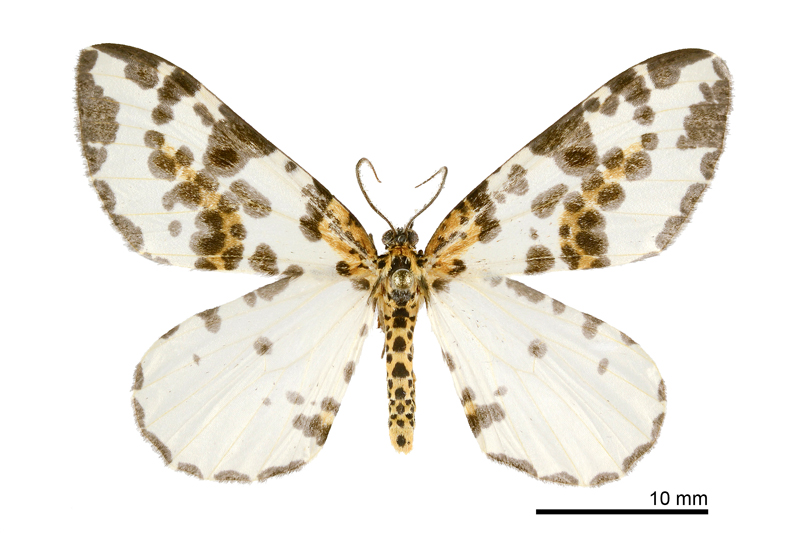
#> input picture sample.jpg, 800 x 533 px; its folder holds only this picture in this run
$ python -i cluster.py   (imports and definitions only)   (older library calls are emulated)
#> lines starting #> are read from the running program, lines starting #| are printed output that depends on the picture; after the words box and inside, x2 and y2 are one past the last pixel; in counts of white or black regions, pixels touching at a corner belong together
#> further down, picture is the input picture: shape (533, 800, 3); mean B, G, R 221.8, 230.6, 235
import os
import sys
import cv2
import pickle
import logging
import numpy as np
import matplotlib.pyplot as plt

from pprint import pprint
from sklearn.cluster import KMeans
from scipy.cluster.hierarchy import dendrogram
from scipy.cluster.hierarchy import linkage
from scipy.cluster.hierarchy import cophenet
from scipy.spatial.distance import pdist
from mahotas.features import zernike_moments
from mahotas.features import haralick


saved_dir = ''
image_path = os.path.abspath('../img')
moment_path = os.path.abspath('all_zernike_moments.p')

# [5 lines that did not run here, left out]

def get_shape_features(image):
    img = cv2.cvtColor(image, cv2.COLOR_BGR2GRAY)
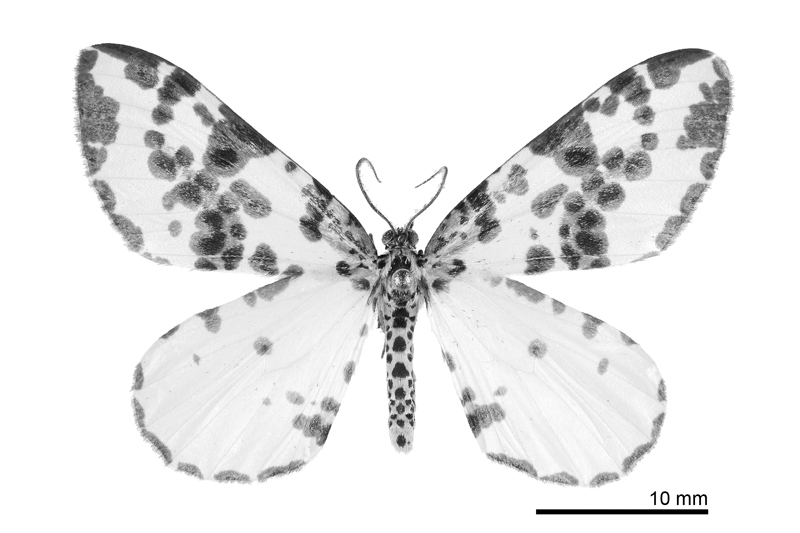
#> img: shape (533, 800); min 0, max 255, mean 230.9
    img = cv2.resize(img, (1200, 800))
#> img: shape (800, 1200)
    img = cv2.GaussianBlur(img, (3, 3), 0)
    img = cv2.threshold(img, 254, 255, cv2.THRESH_BINARY)[1]
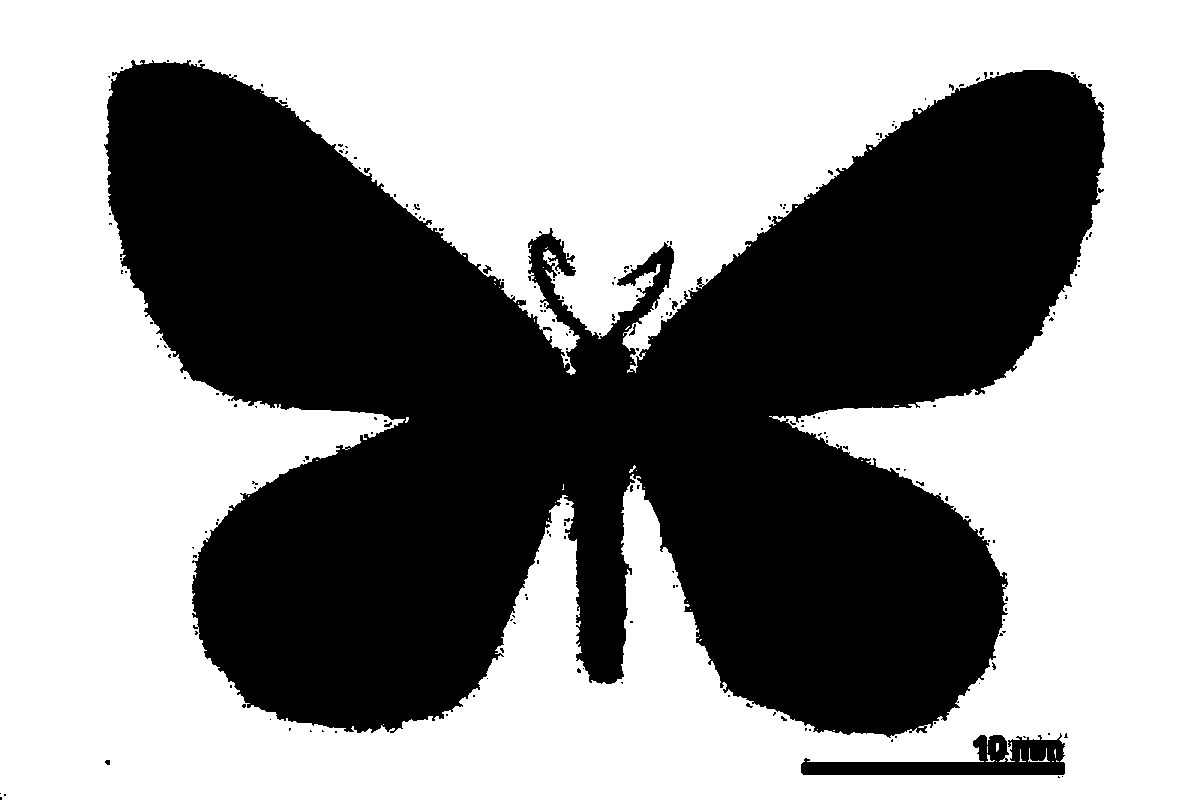
#> img: shape (800, 1200); 57.9% white; 199 black regions (187 under 20 px), largest, box (x1, y1, x2, y2) and area: (104, 60, 1105, 738) 397591, (801, 733, 1065, 775) 5215, (483, 265, 492, 274) 39
    img[690:, 650:] = 255
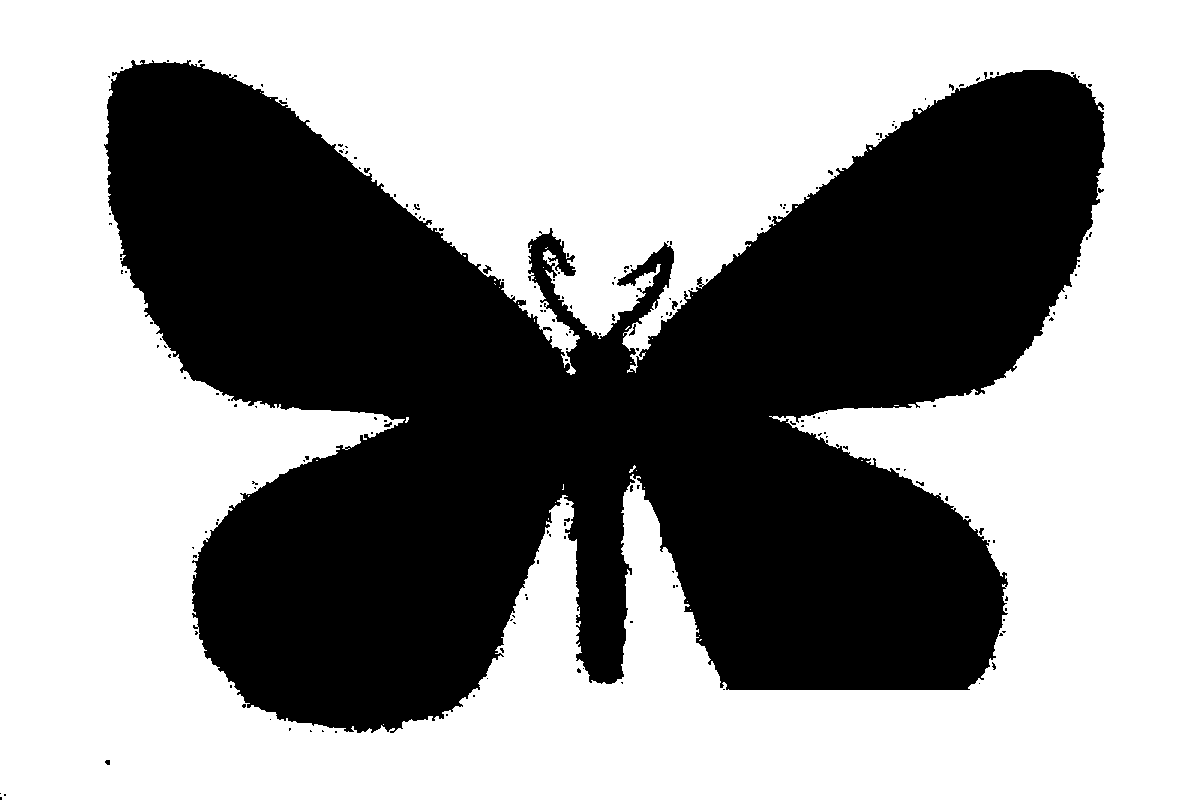
#> img: shape (800, 1200); 59.2% white; 185 black regions (174 under 20 px), largest, box (x1, y1, x2, y2) and area: (104, 60, 1105, 733) 390213, (483, 265, 492, 274) 39, (672, 301, 678, 310) 34
    img = cv2.dilate(img, None, iterations=4)
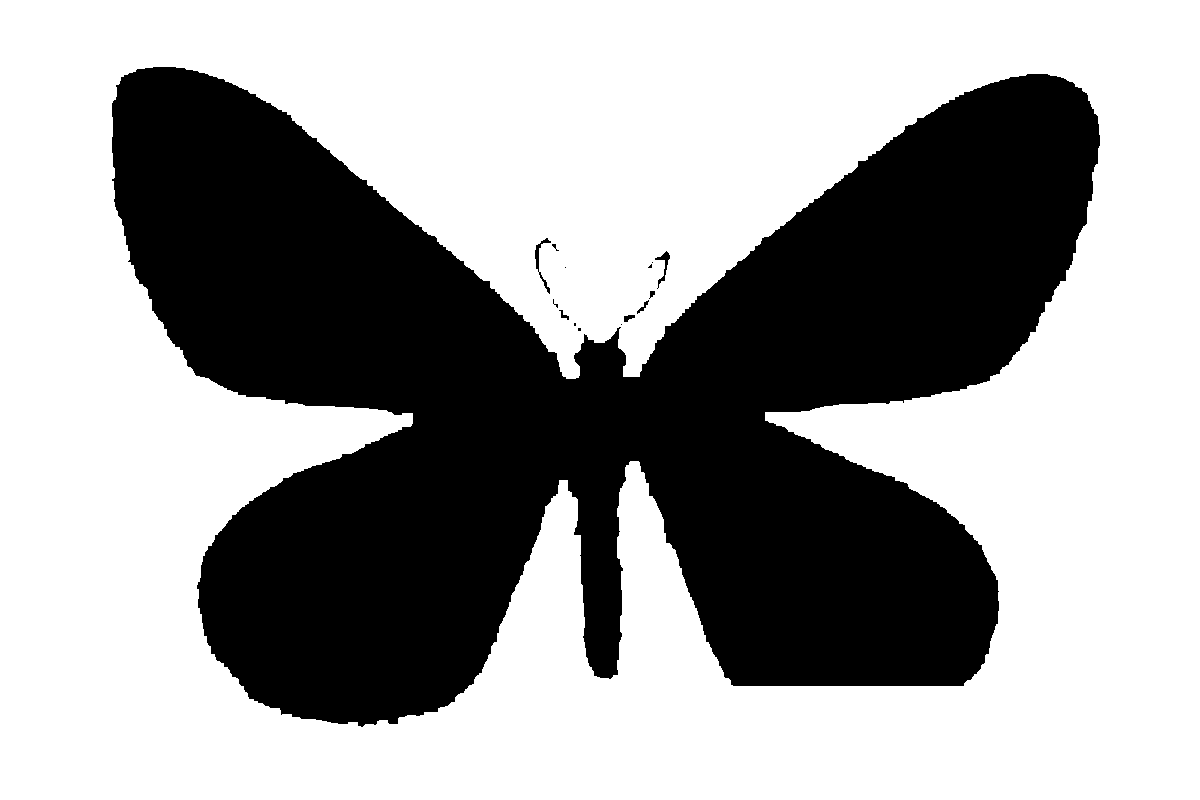
#> img: shape (800, 1200); 62.5% white; 15 black regions (8 under 20 px), largest, box (x1, y1, x2, y2) and area: (112, 67, 1100, 727) 359316, (535, 238, 551, 294) 185, (655, 251, 670, 289) 146
    img = cv2.erode(img, None, iterations=2)
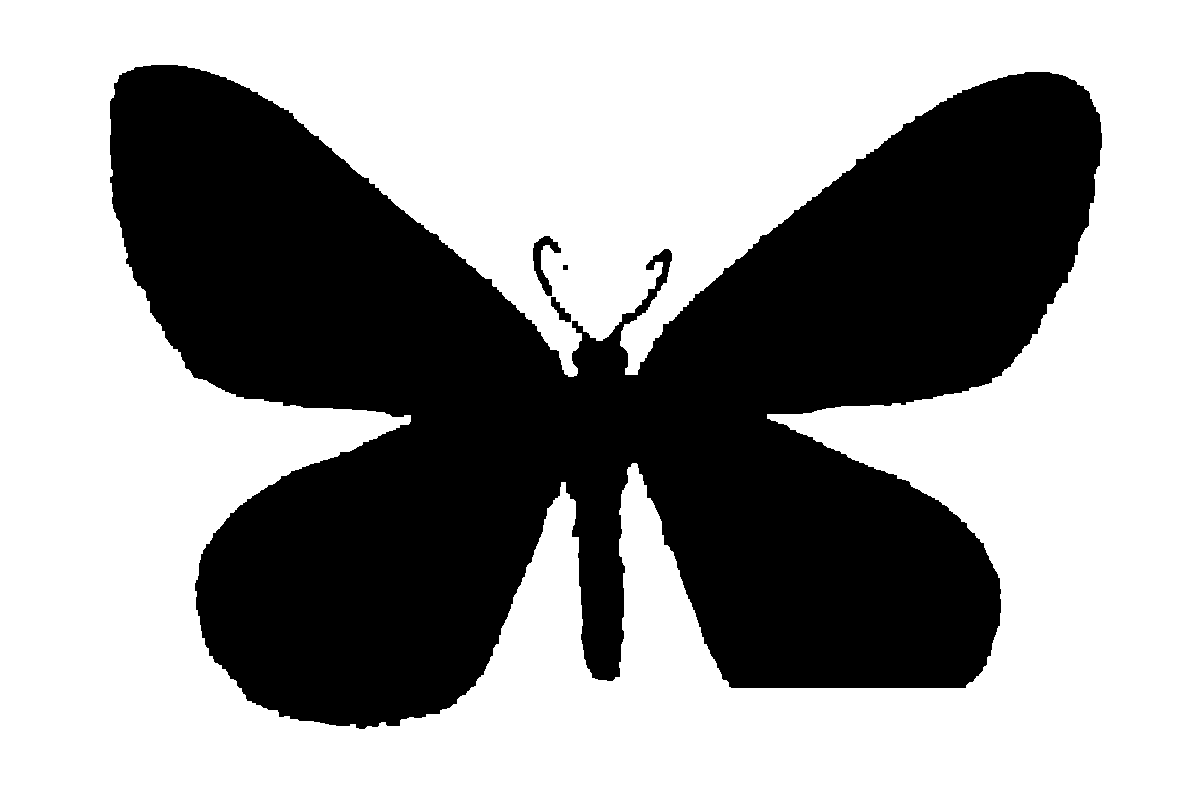
#> img: shape (800, 1200); 61.2% white; 4 black regions, box (x1, y1, x2, y2) and area: (110, 65, 1102, 729) 372067, (533, 236, 561, 296) 614, (551, 297, 571, 322) 214, (563, 265, 568, 270) 25
#> (the run stopped early here; a loop or call above may not have finished)
